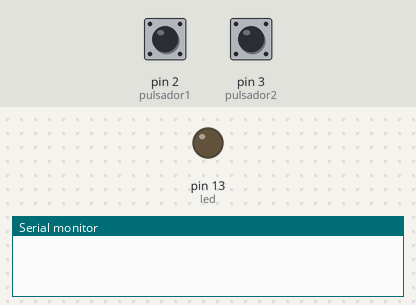
Simulated run of this sketch. Board: Arduino Uno, built with avr-gcc and run on an emulated ATmega328P. Shown: output pins drawn as LEDs (lit = HIGH), the last lines printed to the serial monitor. Inputs (shaded band) come from the test bench; at power-on: pin 2 (pulsador1) HIGH, pin 3 (pulsador2) HIGH.

Above: at 2.8 s.
2.9 s: pin 2 (pulsador1) pulled LOW for 1.2 s
5.6 s: pin 3 (pulsador2) pulled LOW for 1.2 s
At 7.5 s:
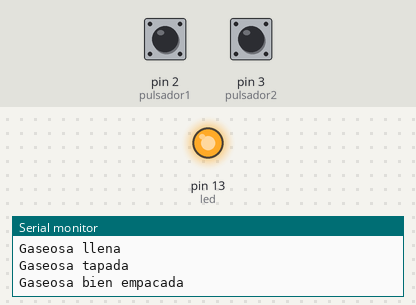
Timing chart, 0 to 9.0 s (numbered marks = the images above; inputs shaded):
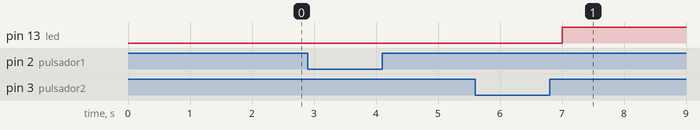

Measured:
- after the input at 5.6 s, pin 13 (led): LOW → HIGH after 1.4 s

The sketch:

Practica1_1602.ino
```cpp
/*
Una empresa de gaseosas tiene un sistema con dos sensores,
uno de ellos indica si la botella se ha llena- do con el líquido y el
otro sensor indica si la botella ya tiene la tapa. Para este caso simularemos
los dos sensores por medio de dos pulsadores (S1 y S2). La rutina se describe de esta manera:
si la botella se llena de manera adecuada (se debe activar S1 y mostrar por consola ―Gaseosa llena)
luego de ello si tiene la tapa colocada (se debe activar S2 y mostrar por consola ―Gaseosa tapada),
al finalizar el proceso se debe encender un LED que indica que el proceso terminó bien y
además se debe mostrar un mensaje por la consola ―Gaseosa bien empacada.
Recuerde que primero se debe activar S1 y luego S2 para que le proceso sea válido.
*/

int pulsador1 = 2;
int pulsador2 = 3;
int led = 13;

/*Variables auxiliares para verificar
  que sensores se han activado
*/
int aux1=0,aux2=0;

void setup()
{
  pinMode(led,OUTPUT);
  pinMode(pulsador1,INPUT);
  pinMode(pulsador2,INPUT);
  Serial.begin(9600);
}

void loop()
{
  //Cuando el S1 se active y muestre solo 1 vez el mensaje
  if(digitalRead(pulsador1)==0 && aux1==0){
    Serial.println("Gaseosa llena");
    aux1=1;
  }
  //Cuando S2 se active después de S1 y muestre 1 vez el mensaje
  else if(digitalRead(pulsador2)==0 && aux1==1 && aux2==0){
    Serial.println("Gaseosa tapada");
    aux2=1;
  }
  //Cuanso S1 y S2 se hayan activado
  else if(aux1==1 && aux2==1){
    digitalWrite(led,HIGH);
  	Serial.println("Gaseosa bien empacada");
    aux1=0;
    aux2=0;
  }
  delay(1000);
}
```
